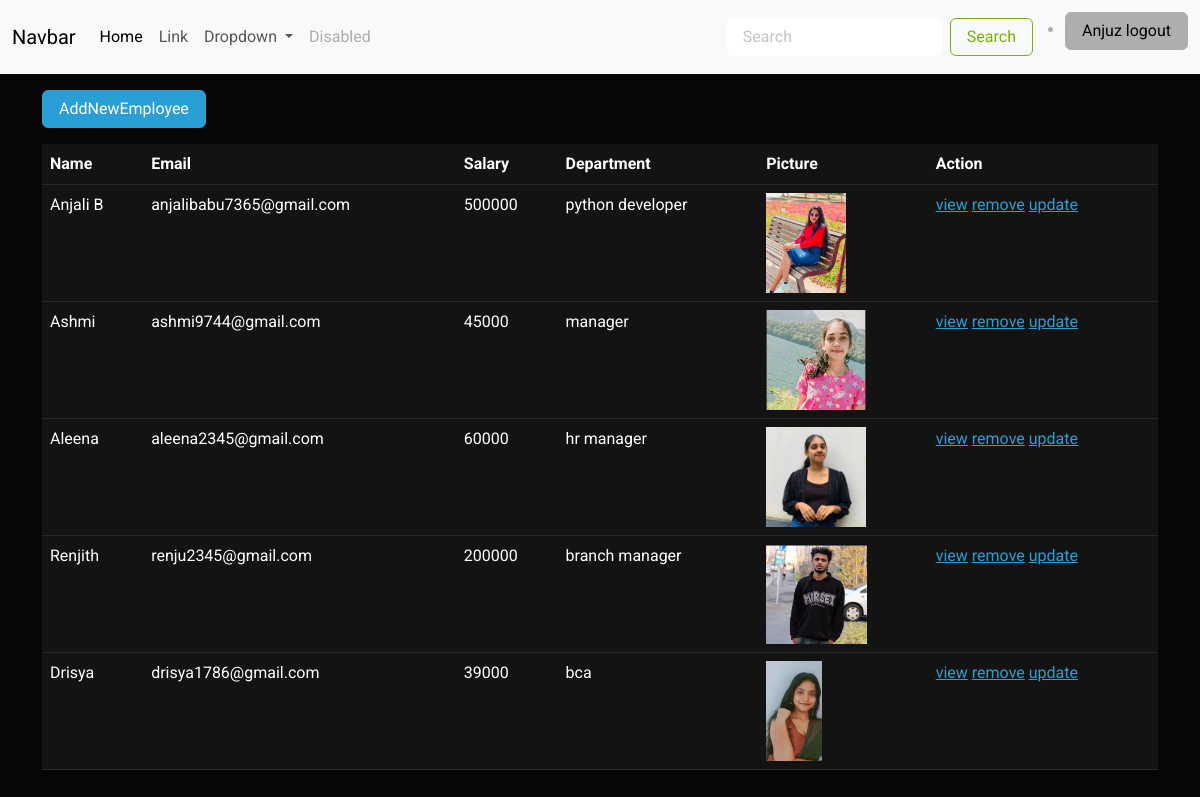
The app's page /employee/all/ (signed in) with its own data.
### crm/models.py (models this page shows, shortened)
class Employee(models.Model):
    name=models.CharField(max_length=200)
    email=models.EmailField(unique=True)
    address=models.TextField()
    department=models.CharField(max_length=200)
    salary=models.PositiveIntegerField()
    date_of_join=models.DateField()
    gender_options=(
        ("male","male"),
        ("femlae","female"),
        ("other","other")
    )
    gender=models.CharField(max_length=200,choices=gender_options,default="male")
    picture=models.ImageField(upload_to="employee_images",null=True,blank=True)

### crm/views.py (the view)
# urls.py: path("employee/all/",views.EmployeeListView.as_view(),name="employee-list"),
@method_decorator(signin_required,name="dispatch")
class EmployeeListView(View):
    template_name= "employee_list.html"
    def get(self,request,*args,**kwargs):
        qs=Employee.objects.all()
        return render(request,self.template_name,{"data":qs})

### crm/templates/employee_list.html
{%extends 'base.html'%}
{%block main_block%}
<div class="container">
    <div class="my-3">
        <a href="{%url 'employee-add'%}"class="btn btn-primary">AddNewEmployee</a>
    </div>
    <table class="table table-stripped">
        <tr>
            <th>Name</th>
            <th>Email</th>
            <th>Salary</th>
            <th>Department</th>
            <th>Picture</th>
            <th>Action</th>
        </tr>
        {%for e in data%}
        <tr>
            <td>{{e.name}}</td>
            <td>{{e.email}}</td>
            <td>{{e.salary}}</td>
            <td>{{e.department}}</td>
            <td>
                {%if e.picture%}
                <img src="{{e.picture.url}}" alt="" height="100px">
                {%endif%}
            </td>
            <td>
               <a href="{%url 'employee-detail' e.id%}">view</a>
               <a href="{%url 'employee-delete' e.id%}">remove</a>
               <a href="{%url 'employee-update' e.id%}">update</a>
            </td>
        </tr>
        {%endfor%}
    </table>
</div>
{%endblock%}

### crm/templates/base.html (shortened to what this page needs)
<!DOCTYPE html>
{%load static%}
<html lang="en">
<head>
  <link rel="stylesheet" href="{%static 'css/style.css' %}">
</head>
<body>
  <nav class="navbar navbar-expand-lg bg-body-tertiary">
    <div class="container-fluid">
      <a class="navbar-brand" href="#">Navbar</a>
      <div class="collapse navbar-collapse" id="navbarSupportedContent">
        <ul class="navbar-nav me-auto mb-2 mb-lg-0">
          <li class="nav-item">
            <a class="nav-link active" aria-current="page" href="#">Home</a>
          </li>
          <li class="nav-item">
            <a class="nav-link" href="#">Link</a>
          </li>
          <li class="nav-item dropdown">
            <a class="nav-link dropdown-toggle" href="#" role="button" data-bs-toggle="dropdown" aria-expanded="false">
              Dropdown
            </a>
          </li>
          <li class="nav-item">
            <a class="nav-link disabled" aria-disabled="true">Disabled</a>
          </li>
        </ul>
        <form class="d-flex" role="search">
          <input class="form-control me-2" type="search" placeholder="Search" aria-label="Search">
          <button class="btn btn-outline-success" type="submit">Search</button>
        </form>
        <ul>
          <li class="nav-item mt-1">
            <a href="{%url 'signout'%}" class=" btn btn-dark">{{request.user}} logout</a>
          </li>
        </ul>
      </div>
    </div>
  </nav>
  {%block main_block%}
  {%endblock%}
</body>
</html>

### records on screen
Employee: name "Anjali B", email "anjalibabu7365@gmail.com", salary "500000", department "python developer", picture (picture)
Employee: name "Ashmi", email "ashmi9744@gmail.com", salary "45000", department "manager", picture (picture)
Employee: name "Aleena", email "aleena2345@gmail.com", salary "60000", department "hr manager", picture (picture)
Employee: name "Renjith", email "renju2345@gmail.com", salary "200000", department "branch manager", picture (picture)
Employee: name "Drisya", email "drisya1786@gmail.com", salary "39000", department "bca", picture (picture)

### other values on screen
{{ request.user }} "Anjuz"
